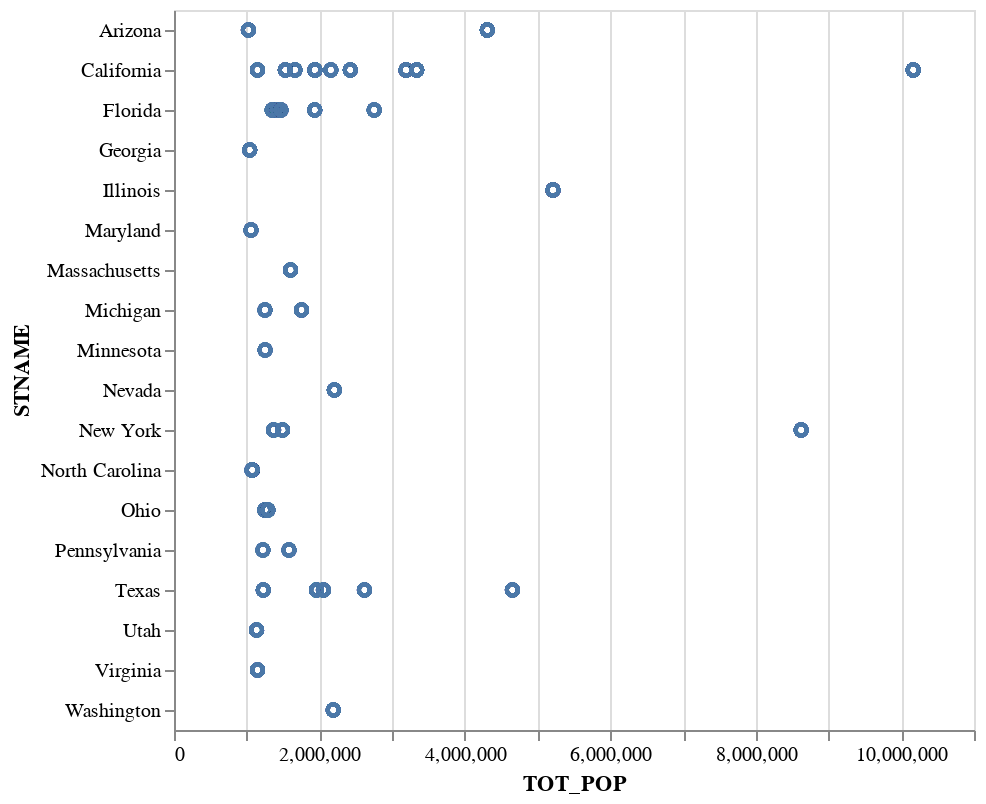

The cell this chart's notebook holds for it:
### Markdown cell above
Getting somewhere, but need a way to visually distinguish. Maybe a panel of plots with cross-filtering?

### Code cell
(alt.Chart(cases_percap_big)
    .mark_point()
    .encode(x = 'TOT_POP:Q',
            y = 'STNAME:N',
            tooltip = 'county_label'))

### Figure 1 — Vega-Lite specification as saved in the notebook (floating-point values rounded to 4 significant figures; data arrays with more than 128 entries replaced by an {"elided": "..."} marker saying what was removed)
{"config": {"view": {"continuousWidth": 400, "continuousHeight": 300}}, "data": {"name": "data-b1df5e725d55867fe4f77bdb97757597"}, "mark": "point", "encoding": {"tooltip": {"type": "nominal", "field": "county_label"}, "x": {"type": "quantitative", "field": "TOT_POP"}, "y": {"type": "nominal", "field": "STNAME"}}, "$schema": "https://vega.github.io/schema/vega-lite/v4.0.0.json", "datasets": {"data-b1df5e725d55867fe4f77bdb97757597": {"elided": "1826 records"}}}
